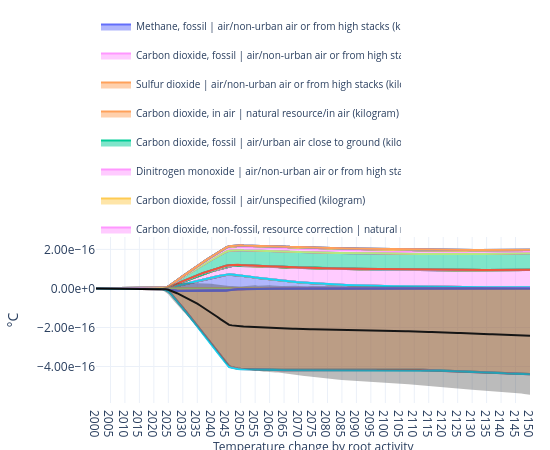

Notebook source saved alongside this figure:
### Code cell
plot_temp(
    trails,
    by="flow",
    title="Temperature change by root activity",
    method_label="°C",
    year_range=(2000, 2150),
    legend_top_n=10
)

### Figure 1 — Plotly figure (JSON) as saved in the notebook; plotly's stock layout.template omitted (floating-point values rounded to 4 significant figures; data arrays with more than 128 entries replaced by an {"elided": "..."} marker saying what was removed)
{"data": [{"hoverinfo": "skip", "legendgroup": "root::80", "meta": "Carbon dioxide, fossil |<br>air/lower<br>stratosphere + upper troposphere (kilogram)", "mode": "lines", "name": "Carbon dioxide, fossil | air/lower stratosphere + upper troposphere (kilogram)", "showlegend": false, "stackgroup": "positive", "type": "scatter", "x": {"elided": "151 int values"}, "y": {"elided": "151 float values"}}, {"hoverinfo": "skip", "legendgroup": "root::103", "meta": "Nitrogen oxides |<br>air/unspecified (kilogram)", "mode": "lines", "name": "Nitrogen oxides | air/unspecified (kilogram)", "showlegend": false, "stackgroup": "positive", "type": "scatter", "x": {"elided": "151 int values"}, "y": {"elided": "151 float values"}}, {"hoverinfo": "skip", "legendgroup": "root::123", "meta": "Carbon monoxide, from soil or biomass stock |<br>air/non-urban air or from high stacks<br>(kilogram)", "mode": "lines", "name": "Carbon monoxide, from soil or biomass stock | air/non-urban air or from high stacks (kilogram)", "showlegend": false, "stackgroup": "positive", "type": "scatter", "x": {"elided": "151 int values"}, "y": {"elided": "151 float values"}}, {"hoverinfo": "skip", "legendgroup": "root::304", "meta": "Hexafluoroethane |<br>air/unspecified (kilogram)", "mode": "lines", "name": "Hexafluoroethane | air/unspecified (kilogram)", "showlegend": false, "stackgroup": "positive", "type": "scatter", "x": {"elided": "151 int values"}, "y": {"elided": "151 float values"}}, {"hoverinfo": "skip", "legendgroup": "root::334", "meta": "Trifluoromethane |<br>air/urban air close to<br>ground (kilogram)", "mode": "lines", "name": "Trifluoromethane | air/urban air close to ground (kilogram)", "showlegend": false, "stackgroup": "positive", "type": "scatter", "x": {"elided": "151 int values"}, "y": {"elided": "151 float values"}}, {"hoverinfo": "skip", "legendgroup": "root::344", "meta": "Bromomethane |<br>air/unspecified (kilogram)", "mode": "lines", "name": "Bromomethane | air/unspecified (kilogram)", "showlegend": false, "stackgroup": "positive", "type": "scatter", "x": {"elided": "151 int values"}, "y": {"elided": "151 float values"}}, {"hoverinfo": "skip", "legendgroup": "root::528", "meta": "Carbon dioxide, non-fossil |<br>air/urban air<br>close to ground (kilogram)", "mode": "lines", "name": "Carbon dioxide, non-fossil | air/urban air close to ground (kilogram)", "showlegend": false, "stackgroup": "positive", "type": "scatter", "x": {"elided": "151 int values"}, "y": {"elided": "151 float values"}}, {"hoverinfo": "skip", "legendgroup": "root::556", "meta": "1,1,2-Trichloro-1,2,2-trifluoroethane |<br>air/urban air close to ground (kilogram)", "mode": "lines", "name": "1,1,2-Trichloro-1,2,2-trifluoroethane | air/urban air close to ground (kilogram)", "showlegend": false, "stackgroup": "positive", "type": "scatter", "x": {"elided": "151 int values"}, "y": {"elided": "151 float values"}}, {"hoverinfo": "skip", "legendgroup": "root::564", "meta": "Sulfur hexafluoride |<br>air/urban air close to<br>ground (kilogram)", "mode": "lines", "name": "Sulfur hexafluoride | air/urban air close to ground (kilogram)", "showlegend": false, "stackgroup": "positive", "type": "scatter", "x": {"elided": "151 int values"}, "y": {"elided": "151 float values"}}, {"hoverinfo": "skip", "legendgroup": "root::809", "meta": "NMVOC, non-methane volatile organic compounds<br>| air/unspecified (kilogram)", "mode": "lines", "name": "NMVOC, non-methane volatile organic compounds | air/unspecified (kilogram)", "showlegend": false, "stackgroup": "positive", "type": "scatter", "x": {"elided": "151 int values"}, "y": {"elided": "151 float values"}}, {"hovertemplate": "<b>%{meta}</b><br>Year: %{x}<br>°C: %{y:.6g}<extra></extra>", "legendgroup": "root::817", "meta": "Methane, fossil |<br>air/non-urban air or from<br>high stacks (kilogram)", "mode": "lines", "name": "Methane, fossil | air/non-urban air or from high stacks (kilogram)", "showlegend": true, "stackgroup": "positive", "type": "scatter", "x": {"elided": "151 int values"}, "y": {"elided": "151 float values"}}, {"hoverinfo": "skip", "legendgroup": "root::856", "meta": "1,1,1,2-Tetrafluoroethane |<br>air/unspecified<br>(kilogram)", "mode": "lines", "name": "1,1,1,2-Tetrafluoroethane | air/unspecified (kilogram)", "showlegend": false, "stackgroup": "positive", "type": "scatter", "x": {"elided": "151 int values"}, "y": {"elided": "151 float values"}}, {"hoverinfo": "skip", "legendgroup": "root::889", "meta": "Bromomethane |<br>air/urban air close to ground<br>(kilogram)", "mode": "lines", "name": "Bromomethane | air/urban air close to ground (kilogram)", "showlegend": false, "stackgroup": "positive", "type": "scatter", "x": {"elided": "151 int values"}, "y": {"elided": "151 float values"}}, {"hoverinfo": "skip", "legendgroup": "root::1018", "meta": "Carbon monoxide, fossil |<br>air/urban air close<br>to ground (kilogram)", "mode": "lines", "name": "Carbon monoxide, fossil | air/urban air close to ground (kilogram)", "showlegend": false, "stackgroup": "positive", "type": "scatter", "x": {"elided": "151 int values"}, "y": {"elided": "151 float values"}}, {"hoverinfo": "skip", "legendgroup": "root::1022", "meta": "NMVOC, non-methane volatile organic compounds<br>| air/non-urban air or from high stacks<br>(kilogram)", "mode": "lines", "name": "NMVOC, non-methane volatile organic compounds | air/non-urban air or from high stacks (kilogram)", "showlegend": false, "stackgroup": "positive", "type": "scatter", "x": {"elided": "151 int values"}, "y": {"elided": "151 float values"}}, {"hoverinfo": "skip", "legendgroup": "root::1121", "meta": "1,1,2-Trichloro-1,2,2-trifluoroethane |<br>air/non-urban air or from high stacks<br>(kilogram)", "mode": "lines", "name": "1,1,2-Trichloro-1,2,2-trifluoroethane | air/non-urban air or from high stacks (kilogram)", "showlegend": false, "stackgroup": "positive", "type": "scatter", "x": {"elided": "151 int values"}, "y": {"elided": "151 float values"}}, {"hoverinfo": "skip", "legendgroup": "root::1219", "meta": "Tetrafluoromethane |<br>air/unspecified<br>(kilogram)", "mode": "lines", "name": "Tetrafluoromethane | air/unspecified (kilogram)", "showlegend": false, "stackgroup": "positive", "type": "scatter", "x": {"elided": "151 int values"}, "y": {"elided": "151 float values"}}, {"hoverinfo": "skip", "legendgroup": "root::1323", "meta": "1,1-Difluoroethane |<br>air/non-urban air or<br>from high stacks (kilogram)", "mode": "lines", "name": "1,1-Difluoroethane | air/non-urban air or from high stacks (kilogram)", "showlegend": false, "stackgroup": "positive", "type": "scatter", "x": {"elided": "151 int values"}, "y": {"elided": "151 float values"}}, {"hoverinfo": "skip", "legendgroup": "root::1470", "meta": "Carbon dioxide, from soil or biomass stock |<br>air/non-urban air or from high stacks<br>(kilogram)", "mode": "lines", "name": "Carbon dioxide, from soil or biomass stock | air/non-urban air or from high stacks (kilogram)", "showlegend": false, "stackgroup": "positive", "type": "scatter", "x": {"elided": "151 int values"}, "y": {"elided": "151 float values"}}, {"hoverinfo": "skip", "legendgroup": "root::1511", "meta": "Nitrogen oxides |<br>air/lower stratosphere +<br>upper troposphere (kilogram)", "mode": "lines", "name": "Nitrogen oxides | air/lower stratosphere + upper troposphere (kilogram)", "showlegend": false, "stackgroup": "positive", "type": "scatter", "x": {"elided": "151 int values"}, "y": {"elided": "151 float values"}}, {"hoverinfo": "skip", "legendgroup": "root::1762", "meta": "Carbon monoxide, non-fossil |<br>air/non-urban<br>air or from high stacks (kilogram)", "mode": "lines", "name": "Carbon monoxide, non-fossil | air/non-urban air or from high stacks (kilogram)", "showlegend": false, "stackgroup": "positive", "type": "scatter", "x": {"elided": "151 int values"}, "y": {"elided": "151 float values"}}, {"hoverinfo": "skip", "legendgroup": "root::1765", "meta": "Methane, fossil |<br>air/low population density,<br>long-term (kilogram)", "mode": "lines", "name": "Methane, fossil | air/low population density, long-term (kilogram)", "showlegend": false, "stackgroup": "positive", "type": "scatter", "x": {"elided": "151 int values"}, "y": {"elided": "151 float values"}}, {"hoverinfo": "skip", "legendgroup": "root::1778", "meta": "Carbon monoxide, non-fossil |<br>air/unspecified<br>(kilogram)", "mode": "lines", "name": "Carbon monoxide, non-fossil | air/unspecified (kilogram)", "showlegend": false, "stackgroup": "positive", "type": "scatter", "x": {"elided": "151 int values"}, "y": {"elided": "151 float values"}}, {"hoverinfo": "skip", "legendgroup": "root::1808", "meta": "Bromotrifluoromethane |<br>air/non-urban air or<br>from high stacks (kilogram)", "mode": "lines", "name": "Bromotrifluoromethane | air/non-urban air or from high stacks (kilogram)", "showlegend": false, "stackgroup": "positive", "type": "scatter", "x": {"elided": "151 int values"}, "y": {"elided": "151 float values"}}, {"hoverinfo": "skip", "legendgroup": "root::1915", "meta": "Methane, non-fossil |<br>air/unspecified<br>(kilogram)", "mode": "lines", "name": "Methane, non-fossil | air/unspecified (kilogram)", "showlegend": false, "stackgroup": "positive", "type": "scatter", "x": {"elided": "151 int values"}, "y": {"elided": "151 float values"}}, {"hoverinfo": "skip", "legendgroup": "root::2008", "meta": "Dichloromethane |<br>air/unspecified (kilogram)", "mode": "lines", "name": "Dichloromethane | air/unspecified (kilogram)", "showlegend": false, "stackgroup": "positive", "type": "scatter", "x": {"elided": "151 int values"}, "y": {"elided": "151 float values"}}, {"hoverinfo": "skip", "legendgroup": "root::2052", "meta": "Sulfur trioxide |<br>air/urban air close to<br>ground (kilogram)", "mode": "lines", "name": "Sulfur trioxide | air/urban air close to ground (kilogram)", "showlegend": false, "stackgroup": "negative", "type": "scatter", "x": {"elided": "151 int values"}, "y": {"elided": "151 float values"}}, {"hoverinfo": "skip", "legendgroup": "root::2129", "meta": "Ammonia |<br>air/urban air close to ground<br>(kilogram)", "mode": "lines", "name": "Ammonia | air/urban air close to ground (kilogram)", "showlegend": false, "stackgroup": "negative", "type": "scatter", "x": {"elided": "151 int values"}, "y": {"elided": "151 float values"}}, {"hovertemplate": "<b>%{meta}</b><br>Year: %{x}<br>°C: %{y:.6g}<extra></extra>", "legendgroup": "root::2278", "meta": "Carbon dioxide, fossil |<br>air/non-urban air or<br>from high stacks (kilogram)", "mode": "lines", "name": "Carbon dioxide, fossil | air/non-urban air or from high stacks (kilogram)", "showlegend": true, "stackgroup": "positive", "type": "scatter", "x": {"elided": "151 int values"}, "y": {"elided": "151 float values"}}, {"hoverinfo": "skip", "legendgroup": "root::2326", "meta": "Dichlorodifluoromethane |<br>air/urban air close<br>to ground (kilogram)", "mode": "lines", "name": "Dichlorodifluoromethane | air/urban air close to ground (kilogram)", "showlegend": false, "stackgroup": "positive", "type": "scatter", "x": {"elided": "151 int values"}, "y": {"elided": "151 float values"}}, {"hoverinfo": "skip", "legendgroup": "root::2345", "meta": "Carbon monoxide, non-fossil |<br>air/urban air<br>close to ground (kilogram)", "mode": "lines", "name": "Carbon monoxide, non-fossil | air/urban air close to ground (kilogram)", "showlegend": false, "stackgroup": "positive", "type": "scatter", "x": {"elided": "151 int values"}, "y": {"elided": "151 float values"}}, {"hoverinfo": "skip", "legendgroup": "root::2477", "meta": "Carbon dioxide, non-fossil |<br>air/unspecified<br>(kilogram)", "mode": "lines", "name": "Carbon dioxide, non-fossil | air/unspecified (kilogram)", "showlegend": false, "stackgroup": "positive", "type": "scatter", "x": {"elided": "151 int values"}, "y": {"elided": "151 float values"}}, {"hoverinfo": "skip", "legendgroup": "root::2581", "meta": "1,1,2-Trichloro-1,2,2-trifluoroethane |<br>air/unspecified (kilogram)", "mode": "lines", "name": "1,1,2-Trichloro-1,2,2-trifluoroethane | air/unspecified (kilogram)", "showlegend": false, "stackgroup": "positive", "type": "scatter", "x": {"elided": "151 int values"}, "y": {"elided": "151 float values"}}, {"hoverinfo": "skip", "legendgroup": "root::2685", "meta": "Methane, non-fossil |<br>air/urban air close to<br>ground (kilogram)", "mode": "lines", "name": "Methane, non-fossil | air/urban air close to ground (kilogram)", "showlegend": false, "stackgroup": "positive", "type": "scatter", "x": {"elided": "151 int values"}, "y": {"elided": "151 float values"}}, {"hovertemplate": "<b>%{meta}</b><br>Year: %{x}<br>°C: %{y:.6g}<extra></extra>", "legendgroup": "root::2702", "meta": "Sulfur dioxide |<br>air/non-urban air or from<br>high stacks (kilogram)", "mode": "lines", "name": "Sulfur dioxide | air/non-urban air or from high stacks (kilogram)", "showlegend": true, "stackgroup": "negative", "type": "scatter", "x": {"elided": "151 int values"}, "y": {"elided": "151 float values"}}, {"hoverinfo": "skip", "legendgroup": "root::2750", "meta": "Nitrogen oxides |<br>air/urban air close to<br>ground (kilogram)", "mode": "lines", "name": "Nitrogen oxides | air/urban air close to ground (kilogram)", "showlegend": false, "stackgroup": "positive", "type": "scatter", "x": {"elided": "151 int values"}, "y": {"elided": "151 float values"}}, {"hoverinfo": "skip", "legendgroup": "root::2759", "meta": "Dichloromethane |<br>air/urban air close to<br>ground (kilogram)", "mode": "lines", "name": "Dichloromethane | air/urban air close to ground (kilogram)", "showlegend": false, "stackgroup": "positive", "type": "scatter", "x": {"elided": "151 int values"}, "y": {"elided": "151 float values"}}, {"hoverinfo": "skip", "legendgroup": "root::3006", "meta": "Nitric oxide |<br>air/unspecified (kilogram)", "mode": "lines", "name": "Nitric oxide | air/unspecified (kilogram)", "showlegend": false, "stackgroup": "positive", "type": "scatter", "x": {"elided": "151 int values"}, "y": {"elided": "151 float values"}}, {"hoverinfo": "skip", "legendgroup": "root::3110", "meta": "Sulfur trioxide |<br>air/unspecified (kilogram)", "mode": "lines", "name": "Sulfur trioxide | air/unspecified (kilogram)", "showlegend": false, "stackgroup": "negative", "type": "scatter", "x": {"elided": "151 int values"}, "y": {"elided": "151 float values"}}, {"hoverinfo": "skip", "legendgroup": "root::3616", "meta": "Carbon monoxide, fossil |<br>air/non-urban air<br>or from high stacks (kilogram)", "mode": "lines", "name": "Carbon monoxide, fossil | air/non-urban air or from high stacks (kilogram)", "showlegend": false, "stackgroup": "positive", "type": "scatter", "x": {"elided": "151 int values"}, "y": {"elided": "151 float values"}}, {"hoverinfo": "skip", "legendgroup": "root::3636", "meta": "Ammonia |<br>air/unspecified (kilogram)", "mode": "lines", "name": "Ammonia | air/unspecified (kilogram)", "showlegend": false, "stackgroup": "negative", "type": "scatter", "x": {"elided": "151 int values"}, "y": {"elided": "151 float values"}}, {"hoverinfo": "skip", "legendgroup": "root::3649", "meta": "Tetrafluoromethane |<br>air/urban air close to<br>ground (kilogram)", "mode": "lines", "name": "Tetrafluoromethane | air/urban air close to ground (kilogram)", "showlegend": false, "stackgroup": "positive", "type": "scatter", "x": {"elided": "151 int values"}, "y": {"elided": "151 float values"}}, {"hoverinfo": "skip", "legendgroup": "root::3722", "meta": "Carbon monoxide, fossil |<br>air/lower<br>stratosphere + upper troposphere (kilogram)", "mode": "lines", "name": "Carbon monoxide, fossil | air/lower stratosphere + upper troposphere (kilogram)", "showlegend": false, "stackgroup": "positive", "type": "scatter", "x": {"elided": "151 int values"}, "y": {"elided": "151 float values"}}, {"hoverinfo": "skip", "legendgroup": "root::3841", "meta": "Sulfur dioxide |<br>air/urban air close to<br>ground (kilogram)", "mode": "lines", "name": "Sulfur dioxide | air/urban air close to ground (kilogram)", "showlegend": false, "stackgroup": "negative", "type": "scatter", "x": {"elided": "151 int values"}, "y": {"elided": "151 float values"}}, {"hoverinfo": "skip", "legendgroup": "root::4068", "meta": "Methane, fossil |<br>air/urban air close to<br>ground (kilogram)", "mode": "lines", "name": "Methane, fossil | air/urban air close to ground (kilogram)", "showlegend": false, "stackgroup": "positive", "type": "scatter", "x": {"elided": "151 int values"}, "y": {"elided": "151 float values"}}, {"hoverinfo": "skip", "legendgroup": "root::4371", "meta": "Sulfur hexafluoride |<br>air/non-urban air or<br>from high stacks (kilogram)", "mode": "lines", "name": "Sulfur hexafluoride | air/non-urban air or from high stacks (kilogram)", "showlegend": false, "stackgroup": "positive", "type": "scatter", "x": {"elided": "151 int values"}, "y": {"elided": "151 float values"}}, {"hoverinfo": "skip", "legendgroup": "root::4444", "meta": "Chlorodifluoromethane |<br>air/unspecified<br>(kilogram)", "mode": "lines", "name": "Chlorodifluoromethane | air/unspecified (kilogram)", "showlegend": false, "stackgroup": "positive", "type": "scatter", "x": {"elided": "151 int values"}, "y": {"elided": "151 float values"}}, {"hoverinfo": "skip", "legendgroup": "root::4578", "meta": "1,1-Difluoroethane |<br>air/unspecified<br>(kilogram)", "mode": "lines", "name": "1,1-Difluoroethane | air/unspecified (kilogram)", "showlegend": false, "stackgroup": "positive", "type": "scatter", "x": {"elided": "151 int values"}, "y": {"elided": "151 float values"}}, {"hoverinfo": "skip", "legendgroup": "root::4588", "meta": "Dinitrogen monoxide |<br>air/low population<br>density, long-term (kilogram)", "mode": "lines", "name": "Dinitrogen monoxide | air/low population density, long-term (kilogram)", "showlegend": false, "stackgroup": "positive", "type": "scatter", "x": {"elided": "151 int values"}, "y": {"elided": "151 float values"}}, {"hoverinfo": "skip", "legendgroup": "root::4656", "meta": "Sulfur hexafluoride |<br>air/unspecified<br>(kilogram)", "mode": "lines", "name": "Sulfur hexafluoride | air/unspecified (kilogram)", "showlegend": false, "stackgroup": "positive", "type": "scatter", "x": {"elided": "151 int values"}, "y": {"elided": "151 float values"}}, {"hoverinfo": "skip", "legendgroup": "root::4732", "meta": "Sulfur dioxide |<br>air/lower stratosphere +<br>upper troposphere (kilogram)", "mode": "lines", "name": "Sulfur dioxide | air/lower stratosphere + upper troposphere (kilogram)", "showlegend": false, "stackgroup": "negative", "type": "scatter", "x": {"elided": "151 int values"}, "y": {"elided": "151 float values"}}, {"hoverinfo": "skip", "legendgroup": "root::5031", "meta": "Carbon dioxide, non-fossil |<br>air/non-urban<br>air or from high stacks (kilogram)", "mode": "lines", "name": "Carbon dioxide, non-fossil | air/non-urban air or from high stacks (kilogram)", "showlegend": false, "stackgroup": "positive", "type": "scatter", "x": {"elided": "151 int values"}, "y": {"elided": "151 float values"}}, {"hoverinfo": "skip", "legendgroup": "root::5219", "meta": "Dinitrogen monoxide |<br>air/urban air close to<br>ground (kilogram)", "mode": "lines", "name": "Dinitrogen monoxide | air/urban air close to ground (kilogram)", "showlegend": false, "stackgroup": "positive", "type": "scatter", "x": {"elided": "151 int values"}, "y": {"elided": "151 float values"}}, {"hoverinfo": "skip", "legendgroup": "root::5225", "meta": "Nitrogen oxides |<br>air/non-urban air or from<br>high stacks (kilogram)", "mode": "lines", "name": "Nitrogen oxides | air/non-urban air or from high stacks (kilogram)", "showlegend": false, "stackgroup": "positive", "type": "scatter", "x": {"elided": "151 int values"}, "y": {"elided": "151 float values"}}, {"hovertemplate": "<b>%{meta}</b><br>Year: %{x}<br>°C: %{y:.6g}<extra></extra>", "legendgroup": "root::5291", "meta": "Carbon dioxide, in air |<br>natural resource/in<br>air (kilogram)", "mode": "lines", "name": "Carbon dioxide, in air | natural resource/in air (kilogram)", "showlegend": true, "stackgroup": "negative", "type": "scatter", "x": {"elided": "151 int values"}, "y": {"elided": "151 float values"}}, {"hoverinfo": "skip", "legendgroup": "root::5385", "meta": "NMVOC, non-methane volatile organic compounds<br>| air/lower stratosphere + upper troposphere<br>(kilogram)", "mode": "lines", "name": "NMVOC, non-methane volatile organic compounds | air/lower stratosphere + upper troposphere (kilogram)", "showlegend": false, "stackgroup": "positive", "type": "scatter", "x": {"elided": "151 int values"}, "y": {"elided": "151 float values"}}, {"hoverinfo": "skip", "legendgroup": "root::5452", "meta": "Ammonia |<br>air/non-urban air or from high<br>stacks (kilogram)", "mode": "lines", "name": "Ammonia | air/non-urban air or from high stacks (kilogram)", "showlegend": false, "stackgroup": "negative", "type": "scatter", "x": {"elided": "151 int values"}, "y": {"elided": "151 float values"}}, {"hoverinfo": "skip", "legendgroup": "root::5603", "meta": "Trifluoromethane |<br>air/non-urban air or from<br>high stacks (kilogram)", "mode": "lines", "name": "Trifluoromethane | air/non-urban air or from high stacks (kilogram)", "showlegend": false, "stackgroup": "positive", "type": "scatter", "x": {"elided": "151 int values"}, "y": {"elided": "151 float values"}}, {"hoverinfo": "skip", "legendgroup": "root::5773", "meta": "Methane, from soil or biomass stock |<br>air/non-urban air or from high stacks<br>(kilogram)", "mode": "lines", "name": "Methane, from soil or biomass stock | air/non-urban air or from high stacks (kilogram)", "showlegend": false, "stackgroup": "positive", "type": "scatter", "x": {"elided": "151 int values"}, "y": {"elided": "151 float values"}}, {"hoverinfo": "skip", "legendgroup": "root::5816", "meta": "1,1,1,2-Tetrafluoroethane |<br>air/non-urban air<br>or from high stacks (kilogram)", "mode": "lines", "name": "1,1,1,2-Tetrafluoroethane | air/non-urban air or from high stacks (kilogram)", "showlegend": false, "stackgroup": "positive", "type": "scatter", "x": {"elided": "151 int values"}, "y": {"elided": "151 float values"}}, {"hoverinfo": "skip", "legendgroup": "root::6188", "meta": "Carbon monoxide, fossil |<br>air/unspecified<br>(kilogram)", "mode": "lines", "name": "Carbon monoxide, fossil | air/unspecified (kilogram)", "showlegend": false, "stackgroup": "positive", "type": "scatter", "x": {"elided": "151 int values"}, "y": {"elided": "151 float values"}}, {"hoverinfo": "skip", "legendgroup": "root::6433", "meta": "Methane, non-fossil |<br>air/non-urban air or<br>from high stacks (kilogram)", "mode": "lines", "name": "Methane, non-fossil | air/non-urban air or from high stacks (kilogram)", "showlegend": false, "stackgroup": "positive", "type": "scatter", "x": {"elided": "151 int values"}, "y": {"elided": "151 float values"}}, {"hovertemplate": "<b>%{meta}</b><br>Year: %{x}<br>°C: %{y:.6g}<extra></extra>", "legendgroup": "root::6505", "meta": "Carbon dioxide, fossil |<br>air/urban air close<br>to ground (kilogram)", "mode": "lines", "name": "Carbon dioxide, fossil | air/urban air close to ground (kilogram)", "showlegend": true, "stackgroup": "positive", "type": "scatter", "x": {"elided": "151 int values"}, "y": {"elided": "151 float values"}}, {"hoverinfo": "skip", "legendgroup": "root::6697", "meta": "1,1-Difluoroethane |<br>air/urban air close to<br>ground (kilogram)", "mode": "lines", "name": "1,1-Difluoroethane | air/urban air close to ground (kilogram)", "showlegend": false, "stackgroup": "positive", "type": "scatter", "x": {"elided": "151 int values"}, "y": {"elided": "151 float values"}}, {"hoverinfo": "skip", "legendgroup": "root::6906", "meta": "Sulfur oxides |<br>air/unspecified (kilogram)", "mode": "lines", "name": "Sulfur oxides | air/unspecified (kilogram)", "showlegend": false, "stackgroup": "negative", "type": "scatter", "x": {"elided": "151 int values"}, "y": {"elided": "151 float values"}}, {"hoverinfo": "skip", "legendgroup": "root::6959", "meta": "Ammonia |<br>air/low population density,<br>long-term (kilogram)", "mode": "lines", "name": "Ammonia | air/low population density, long-term (kilogram)", "showlegend": false, "stackgroup": "negative", "type": "scatter", "x": {"elided": "151 int values"}, "y": {"elided": "151 float values"}}, {"hoverinfo": "skip", "legendgroup": "root::7099", "meta": "Methane, fossil |<br>air/unspecified (kilogram)", "mode": "lines", "name": "Methane, fossil | air/unspecified (kilogram)", "showlegend": false, "stackgroup": "positive", "type": "scatter", "x": {"elided": "151 int values"}, "y": {"elided": "151 float values"}}, {"hoverinfo": "skip", "legendgroup": "root::7249", "meta": "Chlorodifluoromethane |<br>air/non-urban air or<br>from high stacks (kilogram)", "mode": "lines", "name": "Chlorodifluoromethane | air/non-urban air or from high stacks (kilogram)", "showlegend": false, "stackgroup": "positive", "type": "scatter", "x": {"elided": "151 int values"}, "y": {"elided": "151 float values"}}, {"hovertemplate": "<b>%{meta}</b><br>Year: %{x}<br>°C: %{y:.6g}<extra></extra>", "legendgroup": "root::7377", "meta": "Dinitrogen monoxide |<br>air/non-urban air or<br>from high stacks (kilogram)", "mode": "lines", "name": "Dinitrogen monoxide | air/non-urban air or from high stacks (kilogram)", "showlegend": true, "stackgroup": "positive", "type": "scatter", "x": {"elided": "151 int values"}, "y": {"elided": "151 float values"}}, {"hovertemplate": "<b>%{meta}</b><br>Year: %{x}<br>°C: %{y:.6g}<extra></extra>", "legendgroup": "root::7983", "meta": "Carbon dioxide, fossil |<br>air/unspecified<br>(kilogram)", "mode": "lines", "name": "Carbon dioxide, fossil | air/unspecified (kilogram)", "showlegend": true, "stackgroup": "positive", "type": "scatter", "x": {"elided": "151 int values"}, "y": {"elided": "151 float values"}}, {"hoverinfo": "skip", "legendgroup": "root::8078", "meta": "NMVOC, non-methane volatile organic compounds<br>| air/urban air close to ground (kilogram)", "mode": "lines", "name": "NMVOC, non-methane volatile organic compounds | air/urban air close to ground (kilogram)", "showlegend": false, "stackgroup": "positive", "type": "scatter", "x": {"elided": "151 int values"}, "y": {"elided": "151 float values"}}, {"hoverinfo": "skip", "legendgroup": "root::8120", "meta": "Carbon monoxide, fossil |<br>air/low population<br>density, long-term (kilogram)", "mode": "lines", "name": "Carbon monoxide, fossil | air/low population density, long-term (kilogram)", "showlegend": false, "stackgroup": "positive", "type": "scatter", "x": {"elided": "151 int values"}, "y": {"elided": "151 float values"}}, {"hoverinfo": "skip", "legendgroup": "root::8247", "meta": "NMVOC, non-methane volatile organic compounds<br>| air/low population density, long-term<br>(kilogram)", "mode": "lines", "name": "NMVOC, non-methane volatile organic compounds | air/low population density, long-term (kilogram)", "showlegend": false, "stackgroup": "positive", "type": "scatter", "x": {"elided": "151 int values"}, "y": {"elided": "151 float values"}}, {"hoverinfo": "skip", "legendgroup": "root::8353", "meta": "Bromotrifluoromethane |<br>air/urban air close<br>to ground (kilogram)", "mode": "lines", "name": "Bromotrifluoromethane | air/urban air close to ground (kilogram)", "showlegend": false, "stackgroup": "positive", "type": "scatter", "x": {"elided": "151 int values"}, "y": {"elided": "151 float values"}}, {"hoverinfo": "skip", "legendgroup": "root::8366", "meta": "Nitrogen oxides |<br>air/low population density,<br>long-term (kilogram)", "mode": "lines", "name": "Nitrogen oxides | air/low population density, long-term (kilogram)", "showlegend": false, "stackgroup": "positive", "type": "scatter", "x": {"elided": "151 int values"}, "y": {"elided": "151 float values"}}, {"hoverinfo": "skip", "legendgroup": "root::8441", "meta": "1,1,1,2-Tetrafluoroethane |<br>air/urban air<br>close to ground (kilogram)", "mode": "lines", "name": "1,1,1,2-Tetrafluoroethane | air/urban air close to ground (kilogram)", "showlegend": false, "stackgroup": "positive", "type": "scatter", "x": {"elided": "151 int values"}, "y": {"elided": "151 float values"}}, {"hoverinfo": "skip", "legendgroup": "root::8586", "meta": "VOC, volatile organic compounds |<br>air/unspecified (kilogram)", "mode": "lines", "name": "VOC, volatile organic compounds | air/unspecified (kilogram)", "showlegend": false, "stackgroup": "positive", "type": "scatter", "x": {"elided": "151 int values"}, "y": {"elided": "151 float values"}}, {"hoverinfo": "skip", "legendgroup": "root::8706", "meta": "Carbon dioxide, from soil or biomass stock |<br>air/unspecified (kilogram)", "mode": "lines", "name": "Carbon dioxide, from soil or biomass stock | air/unspecified (kilogram)", "showlegend": false, "stackgroup": "positive", "type": "scatter", "x": {"elided": "151 int values"}, "y": {"elided": "151 float values"}}, {"hovertemplate": "<b>%{meta}</b><br>Year: %{x}<br>°C: %{y:.6g}<extra></extra>", "legendgroup": "root::8778", "meta": "Carbon dioxide, non-fossil, resource<br>correction |<br>natural resource/in air<br>(kilogram)", "mode": "lines", "name": "Carbon dioxide, non-fossil, resource correction | natural resource/in air (kilogram)", "showlegend": true, "stackgroup": "negative", "type": "scatter", "x": {"elided": "151 int values"}, "y": {"elided": "151 float values"}}, {"hoverinfo": "skip", "legendgroup": "root::9209", "meta": "Difluoromethane |<br>air/unspecified (kilogram)", "mode": "lines", "name": "Difluoromethane | air/unspecified (kilogram)", "showlegend": false, "stackgroup": "positive", "type": "scatter", "x": {"elided": "151 int values"}, "y": {"elided": "151 float values"}}, {"hovertemplate": "<b>%{meta}</b><br>Year: %{x}<br>°C: %{y:.6g}<extra></extra>", "legendgroup": "root::9226", "meta": "Dinitrogen monoxide |<br>air/unspecified<br>(kilogram)", "mode": "lines", "name": "Dinitrogen monoxide | air/unspecified (kilogram)", "showlegend": true, "stackgroup": "positive", "type": "scatter", "x": {"elided": "151 int values"}, "y": {"elided": "151 float values"}}, {"hoverinfo": "skip", "legendgroup": "root::9276", "meta": "Sulfur |<br>air/non-urban air or from high<br>stacks (kilogram)", "mode": "lines", "name": "Sulfur | air/non-urban air or from high stacks (kilogram)", "showlegend": false, "stackgroup": "negative", "type": "scatter", "x": {"elided": "151 int values"}, "y": {"elided": "151 float values"}}, {"hoverinfo": "skip", "legendgroup": "root::9415", "meta": "Dichloromethane |<br>air/non-urban air or from<br>high stacks (kilogram)", "mode": "lines", "name": "Dichloromethane | air/non-urban air or from high stacks (kilogram)", "showlegend": false, "stackgroup": "positive", "type": "scatter", "x": {"elided": "151 int values"}, "y": {"elided": "151 float values"}}, {"hoverinfo": "skip", "legendgroup": "root::9451", "meta": "Hexafluoroethane |<br>air/urban air close to<br>ground (kilogram)", "mode": "lines", "name": "Hexafluoroethane | air/urban air close to ground (kilogram)", "showlegend": false, "stackgroup": "positive", "type": "scatter", "x": {"elided": "151 int values"}, "y": {"elided": "151 float values"}}, {"hoverinfo": "skip", "legendgroup": "root::9565", "meta": "Chlorodifluoromethane |<br>air/urban air close<br>to ground (kilogram)", "mode": "lines", "name": "Chlorodifluoromethane | air/urban air close to ground (kilogram)", "showlegend": false, "stackgroup": "positive", "type": "scatter", "x": {"elided": "151 int values"}, "y": {"elided": "151 float values"}}, {"hovertemplate": "<b>%{meta}</b><br>Year: %{x}<br>°C: %{y:.6g}<extra></extra>", "legendgroup": "root::9740", "meta": "Sulfur dioxide |<br>air/unspecified (kilogram)", "mode": "lines", "name": "Sulfur dioxide | air/unspecified (kilogram)", "showlegend": true, "stackgroup": "negative", "type": "scatter", "x": {"elided": "151 int values"}, "y": {"elided": "151 float values"}}, {"hovertemplate": "<b>Total</b><br>Year: %{x}<br>Total temperature change: %{y:.6g}<extra></extra>", "line": {"color": "black", "width": 2}, "mode": "lines", "name": "Total", "showlegend": true, "type": "scatter", "x": {"elided": "151 int values"}, "y": {"elided": "151 float values"}, "yaxis": "y"}, {"hoverinfo": "skip", "line": {"width": 0}, "mode": "lines", "showlegend": false, "type": "scatter", "x": {"elided": "151 int values"}, "y": {"elided": "151 float values"}, "yaxis": "y"}, {"fill": "tonexty", "fillcolor": "rgba(60,60,60,0.35)", "line": {"width": 0}, "mode": "lines", "name": "2.5-97.5th percentile", "type": "scatter", "x": {"elided": "151 int values"}, "y": {"elided": "151 float values"}, "yaxis": "y"}], "layout": {"annotations": [{"showarrow": false, "text": "Temperature change by root activity", "x": 0.5, "xanchor": "center", "xref": "paper", "y": -0.2, "yanchor": "top", "yref": "paper"}], "height": 450, "hoverlabel": {"align": "left", "font": {"size": 11}}, "hovermode": "x unified", "legend": {"entrywidth": 260, "entrywidthmode": "pixels", "font": {"size": 10}, "groupclick": "togglegroup", "orientation": "h", "x": 0, "xanchor": "left", "y": 1, "yanchor": "bottom"}, "margin": {"b": 40, "l": 60, "r": 20, "t": 155}, "title": {"text": "", "x": 0.5, "xanchor": "center"}, "width": 550, "xaxis": {"dtick": 5, "range": [2000, 2150], "showgrid": true, "tick0": 2000, "tickmode": "linear"}, "yaxis": {"showgrid": true, "tickformat": ".2e", "title": {"text": "°C"}, "type": "linear"}}}
